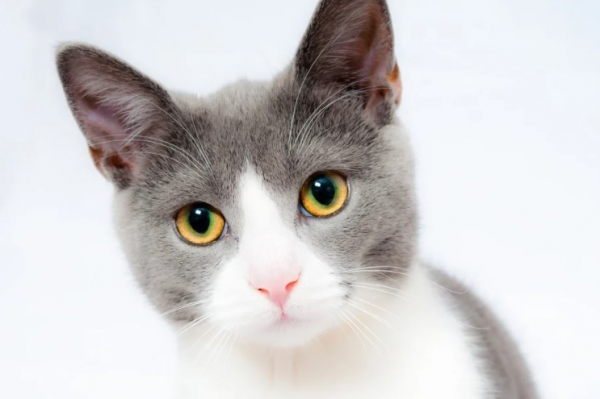
#> input picture MS_AI_School/3월차/12_05/cat.png, 600 x 399 px
$ python ex_image02.py
#> lines starting #> are read from the running program, lines starting #| are printed output that depends on the picture
import cv2
import matplotlib.pyplot as plt

image_path = './cat.png'

#이미지 읽기
image = cv2.imread(image_path)
#> image is the input picture: shape (399, 600, 3); mean B, G, R 205.8, 205.4, 207.6
# RGB 타입 변환
image_rgb = cv2.cvtColor(image, cv2.COLOR_BGR2RGB)
# 사이즈 변환
image_50x50 = cv2.resize(image_rgb, (50,50))
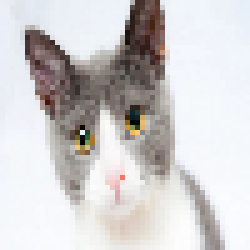
#> image_50x50: shape (50, 50, 3) (shown 5 times larger); mean R, G, B 207.8, 205.6, 206
# 변환된 이미지 저장
cv2.imwrite('./cat_50x50.png', image_50x50)

flg, ax = plt.subplots(1,2,figsize=(10,5))
ax[0].imshow(image_rgb)
ax[0].set_title('original')
ax[1].imshow(image_50x50)
ax[1].set_title('resize')
plt.show()
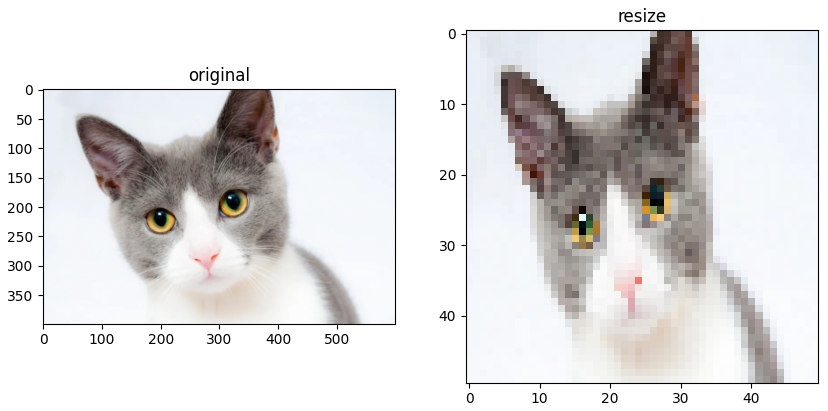
#> figure drawn by matplotlib, 2 panels
